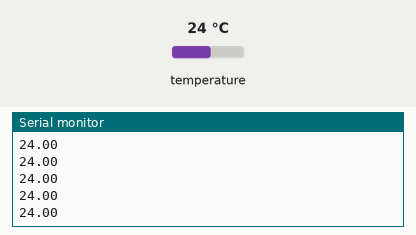
Simulated run of this sketch. Board: Arduino Nano 33 BLE. Parts: the last lines printed to the serial monitor. The test bench sets the inputs (shaded band); at power-on: temperature 24 °C.

Above: at 1.2 s.
1.3 s: temperature set to 12 °C
At 1.9 s:
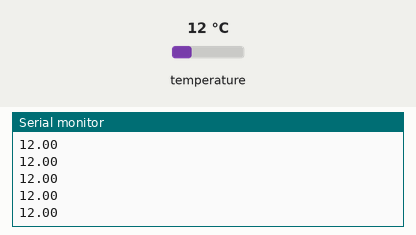
2.8 s: temperature set to 19 °C
At 3.7 s:
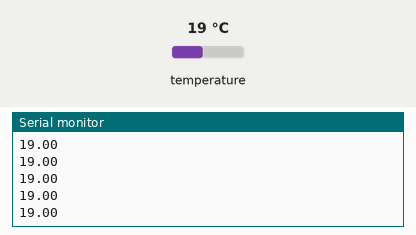
Timing chart, 0 to 5.8 s (numbered marks = the images above; inputs shaded):
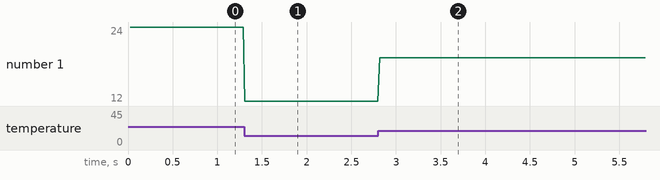

Measured:
- after the input at 1.3 s, the serial monitor: prints a new line at once (image 1)
- after the input at 2.8 s, the serial monitor: prints a new line at once (image 2)
- plotted number 1: 24 → 12 after the input at 1.3 s, 12 → 19 after the input at 2.8 s

The sketch:

Sensor_temperatura.ino
```cpp
/*
  HTS221 - Lee el sensor de temperatura

Este ejemplo lee la información del sensor HTS221 de la tarjeta Nano 33 BLE Sense
e imprime los valores de temperatura en el monitor serial una vez cada segundo.


  Este ejemplo es de dominio publico
*/

#include <Arduino_HTS221.h>

#define FREQUENCY_HZ        50
#define INTERVAL_MS         (1000 / (FREQUENCY_HZ + 1))

void setup()
{
  Serial.begin(115200);
  while (!Serial);

  if (!HTS.begin())
  {
    Serial.println("Existe un error al iniciar el sensor de temperatura!");
    while (1);
  }
}

void loop()
{
  //
  static unsigned long last_interval_ms = 0;

    if (millis() > last_interval_ms + INTERVAL_MS)
    {
      last_interval_ms = millis();

      // Lee el sensor de temperatura
      float temperature = HTS.readTemperature();

      // Imprime el valor de la temperatura en formato CSV
      Serial.println(temperature);

    }
}
```
